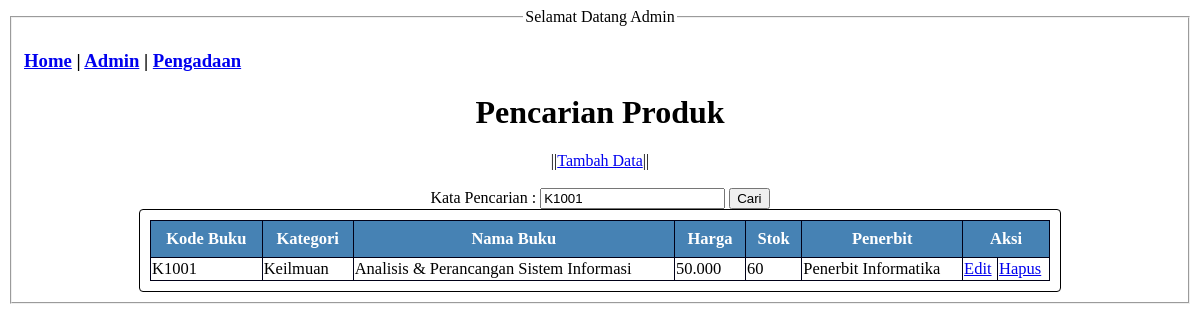
Screenshot of /admind.php?kata_cari=K1001 with the database file from the repository.
### tables this page shows
CREATE TABLE `tb_buku` (
  `id_buku` varchar(10) NOT NULL,
  `kategori` varchar(10) NOT NULL,
  `nama_buku` varchar(50) NOT NULL,
  `harga` varchar(10) NOT NULL,
  `stok` varchar(10) NOT NULL,
  `penerbit` varchar(20) NOT NULL
);

### admind.php (the view, shortened to what this page needs)
<!DOCTYPE html>
<html lang="en">
<head>
    <link rel="stylesheet" href="style.css">
</head>
<body>
    <fieldset >
        <h3>
            <a href="index.php">Home</a> |
            <a href="admin.php">Admin</a> |
            <a href="Pengadaan.php">Pengadaan</a>
        </h3>
        <legend align="center">Selamat Datang Admin</legend>
        <center><h1>Pencarian Produk</h1></center>
        <center>||<a href="tambah_form.html">Tambah Data</a>||</center>
<br>
    <form method="GET" action="index.php" style="text-align: center;">
    <label>Kata Pencarian : </label>
    <input type="text" name="kata_cari" value="<?php if(isset($_GET['kata_cari'])) { echo
    $_GET['kata_cari']; } ?>" />
<button type="submit">Cari</button>
</form>
<div class="table_admin">
    <table class="table_ad_dlm">
        <thead>
        <tr>
        <th>Kode Buku</th>
        <th>Kategori</th>
        <th>Nama Buku</th>
        <th>Harga</th>
        <th>Stok</th>
        <th>Penerbit</th>
        <th colspan="2">Aksi</th>
        </tr>
        </thead>
<tbody>
<?php
include 'koneksi.php';
if(isset($_GET['kata_cari'])) {
$kata_cari = $_GET['kata_cari'];
$query = "SELECT * FROM tb_buku WHERE id_buku like '%".$kata_cari."%' OR
 nama_buku like '%".$kata_cari."%' ORDER BY id_buku ASC";
} else {
    $query = "SELECT * FROM tb_buku ORDER BY id_buku ASC";
    }
$result = mysqli_query($koneksi, $query);
while ($row = mysqli_fetch_assoc($result)) {
?>
<tr>
    <td><?php echo $row['id_buku']; ?></td>
    <td><?php echo $row['kategori']; ?></td>
    <td><?php echo $row['nama_buku']; ?></td>
    <td><?php echo $row['harga']; ?></td>
    <td><?php echo $row['stok']; ?></td>
    <td><?php echo $row['penerbit']; ?></td>
    <td><a href="edit_form.php?id_buku=<?php echo $row['id_buku']; ?>">Edit</a></td>
    <td><a href="delete.php?id_buku=<?php echo $row['id_buku']; ?>" onclick="return confirm('Apakah Anda Yakin Ingin Menghapus?')">Hapus</a></td>
</tr>
<?php
}
?>
</tbody>
</table>
</fieldset>
</body>
</html>

### style.css (style rules this page uses)
.table_admin { max-width: 900px; border: 1px solid black; padding: 10px; overflow: auto; margin: auto; border-radius: 4px; }
.table_ad_dlm { width: 100%; font-size: 16.5px; border-collapse: collapse; }
table thead { background-color: steelblue; color: white; }
table thead th { padding: 8px; }
table th, table td { border: 1px solid #000017; }

### rows the page displays
tb_buku: id_buku "K1001", kategori "Keilmuan", nama_buku "Analisis & Perancangan Sistem Informasi", harga "50.000", stok "60", penerbit "Penerbit Informatika"
